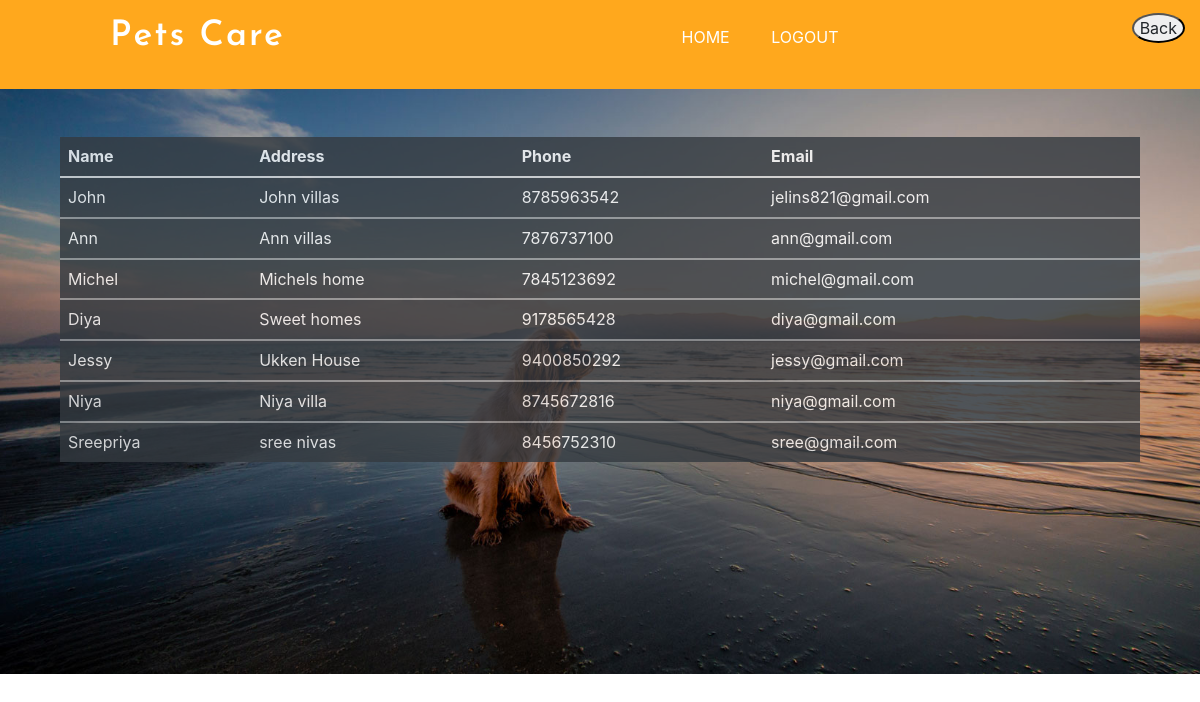
Page /viewuser on the committed database.
### petsapp/models.py (models this page shows, shortened)
class user(models.Model):
    Name=models.CharField(max_length=50)
    Address=models.CharField(max_length=50)
    Phone = models.IntegerField()
    Email = models.EmailField()
    Username = models.CharField(max_length=50)

### petsapp/views.py (the view)
# urls.py: path('viewuser',views.viewusers),
def viewusers(re):
    if re.method=='GET':
        d=user.objects.all()
        return render(re,'viewuser.html',{'r':d})
    else:
        return render(re,'admin.html')

### template/viewuser.html (shortened to what this page needs)
<!DOCTYPE html>
<html lang="en">
{% load static %}
<head>
<link href="{% static 'airy/css/bootstrap.css' %}" rel="stylesheet" type="text/css" media="all" />
<link href="{% static 'airy/css/font-awesome.css' %}" rel="stylesheet">
<link href="{% static 'airy/css/easy-responsive-tabs.css' %}" rel='stylesheet' type='text/css'/>
<link href="{% static 'airy/css/component.css' %}" rel="stylesheet" type="text/css"  />
<link href="{% static 'airy/css/style.css' %}" rel="stylesheet" type="text/css" media="all" />
    <link rel="stylesheet" href="https://cdn.jsdelivr.net/npm/bootstrap@4.6.2/dist/css/bootstrap.min.css">
</head>
<body class="cbp-spmenu-push" id="home">
        <div id="house" class="top-header">
				<div class="col-md-6 logo-w3l w32">
					<h1 class="location"><a href="caretaker.html">Pets Care</a></h1>
				</div>
				<div class="col-md-6 logo-w3l w31 sea">
					<div class="right-w3l">
						<ul class="top-links">
							<li class="nav-item active">
                            	<a class="nav-link" href="aprofile" style="color:white">HOME <span class="sr-only">(current)</span></a>
                        	</li>
							<li class="nav-item active">
                            	<a class="nav-link" href="logout" style="color:white" >LOGOUT <span class="sr-only">(current)</span></a>
                        	</li>
						</ul>
					</div>
						<div class="w3ls_search">
				<div class="cd-main-header">
					<ul class="cd-header-buttons">
						<input type="button" style="border-radius: 50%;" value="Back" onclick="history.back()">
					</ul>
				</div>
			</div>
				</div>
				<div class="clearfix"></div>
		</div>
		<div class="banner">
		     <div class="banner-slider">
				<div class="container" >
					<br>
					<br>
                                    <div class="container" style="height:auto;opacity:0.8">
   										 <table class="table table-dark">
        								<thead>
        								<th>Name</th>
										<th>Address</th>
        								<th>Phone</th>
        								<th>Email</th>
        								</thead>
	 									<tbody>
										{% for i in r %}
										<td>{{i.Name}}</td>
										<td>{{i.Address}}</td>
										<td>{{i.Phone}}</td>
										<td>{{i.Email}}</td>
        								</tbody>
        								{% endfor %}
    									</table>
									</div>
							</div>
				 </div>
				</div>
</body>
</html>

### staticfile/airy/css/easy-responsive-tabs.css (style rules this page uses)
body { margin: 0px; padding: 0px; background: #f5f5f5; font-family: 'Segoe UI'; }

### staticfile/airy/css/component.css (style rules this page uses)
.cbp-spmenu-push { overflow-x: hidden; position: relative; left: 0; }
.cbp-spmenu, .cbp-spmenu-push { -webkit-transition: all 0.3s ease; -moz-transition: all 0.3s ease; transition: all 0.3s ease; }

### staticfile/airy/css/style.css (style rules this page uses)
html, body { margin:0; font-size: 100%; font-family: 'Open Sans', sans-serif; background: #fff; }
body a { text-decoration:none; transition:0.5s all; -webkit-transition:0.5s all; -moz-transition:0.5s all; -o-transition:0.5s all; -ms-transition:0.5s all; }
input[type="button"],input[type="submit"] { transition:0.5s all; -webkit-transition:0.5s all; -moz-transition:0.5s all; -o-transition:0.5s all; -ms-transition:0.5s all; }
h1,h2,h3,h4,h5,h6 { margin:0; font-family: 'Josefin Sans', sans-serif; font-weight: 600; }
ul { margin:0; padding:0; }
.top-header { padding: 1em 0; background: #ffa81d; }
h1.location { color: #fff; font-weight: 600; letter-spacing: 2px; text-align: left; padding-left: 5.8em; font-size: 2.6em; }
h1.location a { color: #fff; font-family: 'Josefin Sans', sans-serif; text-decoration: none; }
ul.top-links li { margin-left: 5px; margin-top: 5px; display: inline-block; }
.right-w3l { float: left; width: 50%; text-align: center; }
.logo-w3l.w31.sea { position: relative; }
.cd-main-header { -webkit-transform: translateZ(0); -moz-transform: translateZ(0); -ms-transform: translateZ(0); -o-transform: translateZ(0); transform: translateZ(0); will-change: transform; }
.cd-main-header { -webkit-transition: -webkit-transform 0.3s; -moz-transition: -moz-transform 0.3s; transition: transform 0.3s; }
.cd-header-buttons { position: absolute; display: inline-block; top:0px; right: 0; }
.banner-slider { background: url(../images/banner3.jpg) no-repeat 0px 0px; background-size: cover; -webkit-background-size: cover; -moz-background-size: cover; -o-background-size: cover; -ms-background-size: cover; min-height: 715px; }
@media (max-width:1600px) { h1.location { padding-left: 5em; } }
@media (max-width:1440px) { h1.location { padding-left: 3.1em; } }
@media (max-width:1440px) { .banner-slider { min-height: 675px; } }
@media (max-width:1366px) { h1.location { padding-left: 2.7em; font-size: 2.2em; } }
@media (max-width:1366px) { ul.top-links li { margin-top: 1px; } }
@media (max-width:1366px) { .banner-slider { min-height: 640px; } }
@media (max-width:1366px) { .cd-header-buttons { top: -3px; } }
@media (max-width:1280px) { .banner-slider { min-height: 585px; } }

### rows in the picture
user: Name "John", Address "John villas", Phone "8785963542", Email "jelins821@gmail.com"
user: Name "Ann", Address "Ann villas", Phone "7876737100", Email "ann@gmail.com"
user: Name "Michel", Address "Michels home", Phone "7845123692", Email "michel@gmail.com"
user: Name "Diya", Address "Sweet homes", Phone "9178565428", Email "diya@gmail.com"
user: Name "Jessy", Address "Ukken House", Phone "9400850292", Email "jessy@gmail.com"
user: Name "Niya", Address "Niya villa", Phone "8745672816", Email "niya@gmail.com"
user: Name "Sreepriya", Address "sree nivas", Phone "8456752310", Email "sree@gmail.com"
